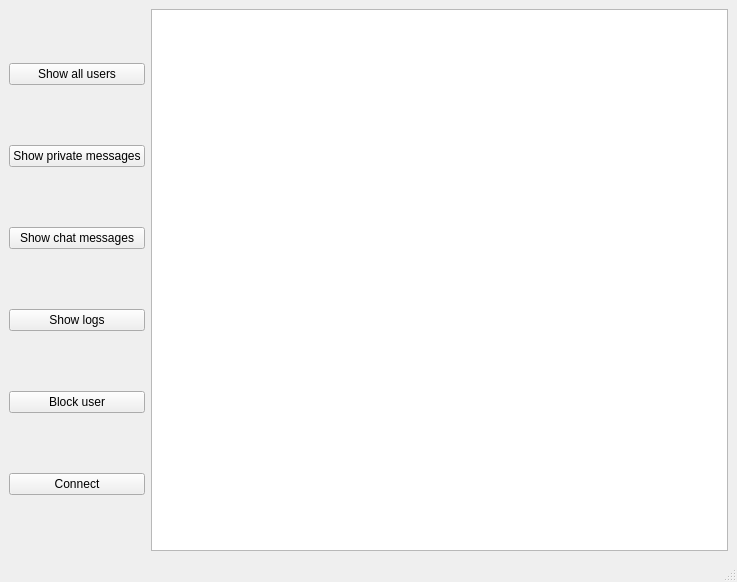
<?xml version="1.0" encoding="UTF-8"?>
<ui version="4.0">
 <class>MainWindow</class>
 <widget class="QMainWindow" name="MainWindow">
  <property name="geometry">
   <rect>
    <x>0</x>
    <y>0</y>
    <width>737</width>
    <height>582</height>
   </rect>
  </property>
  <property name="windowTitle">
   <string>MainWindow</string>
  </property>
  <widget class="QWidget" name="centralwidget">
   <layout class="QVBoxLayout" name="verticalLayout_2">
    <item>
     <layout class="QHBoxLayout" name="horizontalLayout">
      <item>
       <layout class="QVBoxLayout" name="verticalLayout">
        <item>
         <widget class="QPushButton" name="showAllUsers">
          <property name="text">
           <string>Show all users</string>
          </property>
         </widget>
        </item>
        <item>
         <widget class="QPushButton" name="showPrvtMessages">
          <property name="text">
           <string>Show private messages</string>
          </property>
         </widget>
        </item>
        <item>
         <widget class="QPushButton" name="showChatMessages">
          <property name="text">
           <string>Show chat messages</string>
          </property>
         </widget>
        </item>
        <item>
         <widget class="QPushButton" name="showLogs">
          <property name="text">
           <string>Show logs</string>
          </property>
         </widget>
        </item>
        <item>
         <widget class="QPushButton" name="blockUser">
          <property name="text">
           <string>Block user</string>
          </property>
         </widget>
        </item>
        <item>
         <widget class="QPushButton" name="ConnectChats">
          <property name="text">
           <string>Connect</string>
          </property>
         </widget>
        </item>
       </layout>
      </item>
      <item>
       <widget class="QTextBrowser" name="textBrowser"/>
      </item>
     </layout>
    </item>
   </layout>
  </widget>
  <widget class="QMenuBar" name="menubar">
   <property name="geometry">
    <rect>
     <x>0</x>
     <y>0</y>
     <width>737</width>
     <height>26</height>
    </rect>
   </property>
  </widget>
  <widget class="QStatusBar" name="statusbar"/>
 </widget>
 <resources/>
 <connections/>
</ui>
